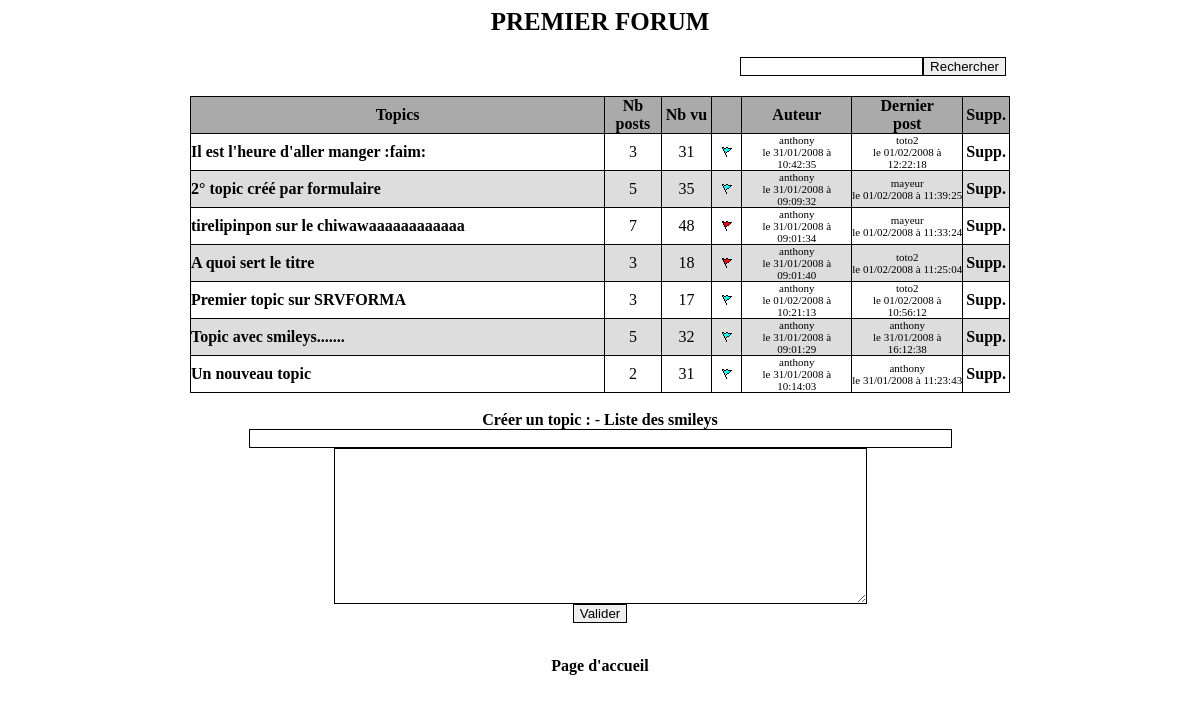
Screenshot of /topics.php?id_forum=1 (signed in) with the database file from the repository.
### tables this page shows
CREATE TABLE `forums` (
  `id_forum` int(11) NOT NULL AUTO_INCREMENT,
  `titre` mediumtext NOT NULL,
  `description` mediumtext NOT NULL,
  PRIMARY KEY (`id_forum`)
);

CREATE TABLE `topics` (
  `id_topic` int(11) NOT NULL AUTO_INCREMENT,
  `id_forum` int(11) NOT NULL DEFAULT '0',
  `titre` mediumtext NOT NULL,
  `date` timestamp NOT NULL DEFAULT CURRENT_TIMESTAMP ON UPDATE CURRENT_TIMESTAMP,
  `login` varchar(15) NOT NULL DEFAULT '',
  `nbvu` int(11) unsigned NOT NULL DEFAULT '0',
  PRIMARY KEY (`id_topic`),
  KEY `FK_topics_1` (`id_forum`),
  CONSTRAINT `FK_topics_1` FOREIGN KEY (`id_forum`) REFERENCES `forums` (`id_forum`) ON DELETE CASCADE ON UPDATE CASCADE
);

### www/topics.php (the view, shortened to what this page needs)
<?php
include('./fonctions.php');
?>
<html>
<head>
<title>Liste des topics du forum : <?php
$req_for = mysqli_query($lien,"select titre from forums where id_forum='".$_GET['id_forum']."'");
$res = mysqli_fetch_assoc($req_for);
$titre_forum = $res['titre'];
?></title>
</head>
<body>
<?php
echo '<h1>'.strtoupper($titre_forum).'</h1>';
echo '<table class="tableau" align="center" style="border: 0px;"><tr><td align="right">'.recherche('topic',$_GET['id_forum']).'</td></tr></table>';
echo '<table class="tableau" align="center" cellpadding="0" cellspacing="0" border=1>';
echo '<tr class="entete">';
echo '<th>Topics</th>';
echo '<th>Nb posts</th>';
echo '<th>Nb vu</th>';
echo '<th>&nbsp;</th>';
echo '<th>Auteur</th>';
echo '<th>Dernier<br />post</th>';
if ($_SESSION['sess_admin'] == 'O') echo '<th>Supp.</th>';
echo '</tr>';
$altern = false;
$sql  = 'select *,
				(select count(*) from posts p where p.id_topic = t.id_topic) as nbpost,
				(select max(date) from posts p where p.id_topic = t.id_topic) as lastpost,
				(select login from posts p where p.id_topic = t.id_topic order by p.date desc limit 0,1) as lastlogin,
				(select v.date from visites v where v.login = \''.$_SESSION['sess_log'].'\' and v.id_topic = t.id_topic) as lastvisite
				from topics t
				where id_forum = '.$_GET['id_forum'].'
				order by lastpost desc';
$req_topics = mysqli_query($lien,$sql);
while($ligne = mysqli_fetch_object($req_topics)) {
	$flag = '';
	if($ligne->lastvisite != '') {
		$diff = strcmp($ligne->lastvisite,$ligne->lastpost);
		if($diff >= 0) $flag = '<img src="images/flagbleu.gif" title="Topic visit&eacute;">';
		if($diff < 0) $flag = '<img src="images/flagred.gif" title="Nouveaux posts dans ce topic">';
	}
	$time = formatDate($ligne->date);
	$lasttime = formatDate($ligne->lastpost);
	$nb_post = $ligne->nbpost;
	$nb_vu = $ligne->nbvu;
	$class = ($altern) ? ' class="A"' : ' class="B"';
	echo '<tr'.$class.'>';
	echo '<td class="libelle"><a href="posts.php?id_topic='.$ligne->id_topic.'">'.mef($ligne->titre).'</a></td>';
	echo '<td class="nbpost">'.$nb_post.'</td>';
	echo '<td class="nbpost">'.$nb_vu.'</td>';
	echo '<td class="flag">'.$flag.'</td>';
	echo '<td class="qui">'.$ligne->login.'<br>le '.$time.'</td>';
	echo '<td class="qui">'.$ligne->lastlogin.'<br>le '.$lasttime.'</td>';
	if ($_SESSION['sess_admin'] == 'O') echo '<td class="supp"><a href="valider.php?type=suppTopic&id_topic='.$ligne->id_topic.'">Supp.</a></td>';
  echo '</tr>';
	$altern = ! $altern;
}
echo '</table>';
?>
<br>
<?php
if($_SESSION['sess_log'] != '') {
	echo '<form name="form1" method="post" action="valider.php">';
	echo '<center><b>Créer un topic :</b> - <a href="javascript:smileys()">Liste des smileys</a></center>';
	echo '<center><input type="text" name="titre" size="85"></center>';
	echo '<center><textarea name="text" cols="64" rows="10"></textarea></center>';
	echo '<center><input type="submit" name="Valider" value="Valider" onClick="return validerTopic()"></center>';
	echo '</form>';
}
?>
<br>
<center><a href="index.php">Page d'accueil</a></center>
</body>
</html>

### www/fonctions.php (shortened to what this page needs)
<?php
function formatDate($str) {
	$annee = substr($str,0,4);
	$mois = substr($str,5,2);
	$jour = substr($str,8,2);
	$heure = substr($str,11,2);
	$minute = substr($str,14,2);
	$secondes = substr($str,17,2);
	$str = $jour.'/'.$mois.'/'.$annee.' &agrave; '.$heure.':'.$minute.':'.$secondes;
	return $str;
}
function mef($str) {
	$str = nl2br($str);
  $dossier = 'images/smileys/';
	$d = opendir($dossier);
	while(($fichier = readdir($d)) !== false) {
		if(ereg('[a-zA-Z0-9]*\.(GIF|gif)',$fichier) !== false) {
			$tabCode[] = ':'.substr($fichier,0,strlen($fichier)-4).':';
			$tabImg[] = '<img src="'.$dossier.$fichier.'" border="0">';
		}
	}
	$str = str_replace($tabCode,$tabImg,$str);
  return $str;
}
function recherche($niveau,$id = '') {
	$str  = '<form name="formrech" method="GET" action="resultat.php">';
	$str .= '<table>';
	$str .= '<tr><td>';
	$str .= '<input type="text" name="chaine">';
	$str .= '<input type="hidden" name="niveau" value="'.$niveau.'">';
	if($id != '') $str .= '<input type="hidden" name="id" value="'.$id.'">';
	$str .= '<input type="submit" name="rechercher" value="Rechercher" onClick="if(formrech.chaine.value == \'\') return false;">';
	$str .= '</td></tr>';
	$str .= '</table>';
	$str .= '</form>';
	return $str;
}
?>

### www/styles.css (style rules this page uses)
a:link { color: black; font-weight: bold; text-decoration:none; }
h1 { text-align:center; font-size: 25px; color: black; }
input { border:1px solid black; }
textarea { border:1px solid black; }
th { background-color: #AAAAAA; }
.tableau { border-collapse:collapse; border: 1px solid black; width: 820px; }
.libelle { width: 600px; }
.nbpost { text-align: center; width: 70px;; }
.flag { text-align: center; width: 40px;; }
.qui { font-size: 11px; width: 150px; text-align: center; }
.A { background-color: #DDDDDD; }
.B { background-color: #FFFFFF; }
.supp { width: 50px; text-align: center; }

### rows the page displays
forums: titre "PREMIER FORUM"
topics: titre "Il est l'heure d'aller manger :faim:", nb_post "3", nbvu "31", login "anthony", date "31/01/2008 à 10:42:35", lastlogin "toto2", lasttime "01/02/2008 à 12:22:18"
topics: titre "2° topic créé par formulaire", nb_post "5", nbvu "35", login "anthony", date "31/01/2008 à 09:09:32", lastlogin "mayeur", lasttime "01/02/2008 à 11:39:25"
topics: titre "tirelipinpon sur le chiwawaaaaaaaaaaaa", nb_post "7", nbvu "48", login "anthony", date "31/01/2008 à 09:01:34", lastlogin "mayeur", lasttime "01/02/2008 à 11:33:24"
topics: titre "A quoi sert le titre", nb_post "3", nbvu "18", login "anthony", date "31/01/2008 à 09:01:40", lastlogin "toto2", lasttime "01/02/2008 à 11:25:04"
topics: titre "Premier topic sur SRVFORMA", nb_post "3", nbvu "17", login "anthony", date "01/02/2008 à 10:21:13", lastlogin "toto2", lasttime "01/02/2008 à 10:56:12"
topics: titre "Topic avec smileys.......", nb_post "5", nbvu "32", login "anthony", date "31/01/2008 à 09:01:29", lastlogin "anthony", lasttime "31/01/2008 à 16:12:38"
topics: titre "Un nouveau topic", nb_post "2", nbvu "31", login "anthony", date "31/01/2008 à 10:14:03", lastlogin "anthony", lasttime "31/01/2008 à 11:23:43"
